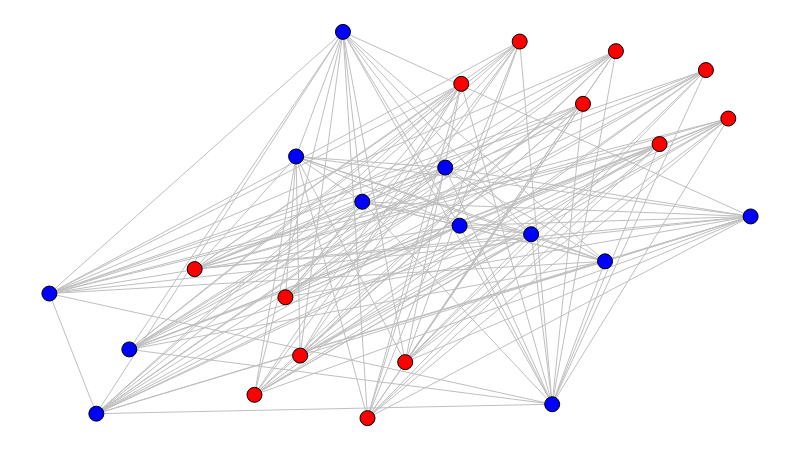

This figure's notebook cell:
### Code cell
inver_show(g)

### Figure 1 — Plotly figure (JSON) as saved in the notebook; plotly's stock layout.template omitted (floating-point values rounded to 4 significant figures; data arrays with more than 128 entries replaced by an {"elided": "..."} marker saying what was removed)
{"data": [{"hoverinfo": "none", "line": {"color": "rgb(191, 191, 191)", "width": 1}, "mode": "lines", "x": {"elided": "441 float values"}, "y": {"elided": "441 float values"}}, {"hoverinfo": "none", "marker": {"color": "rgb(0, 0, 255)", "line": {"color": "rgb(0, 0, 0)", "width": 1}, "size": 15}, "mode": "markers+text", "text": [], "textfont": {"color": "rgb(255, 255, 255)"}, "textposition": "middle center", "x": [0.4187, 0.687, 0.06701, 0.4461, 0.114, 0.5645, 1, 0.717, 0.7924, 0, 0.585, 0.3518], "y": [1, 0.4761, 0.01154, 0.56, 0.1779, 0.6486, 0.5221, 0.03597, 0.4059, 0.3225, 0.4982, 0.6774]}, {"hoverinfo": "none", "marker": {"color": "rgb(255, 0, 0)", "line": {"color": "rgb(0, 0, 0)", "width": 1}, "size": 15}, "mode": "markers+text", "text": [], "textfont": {"color": "rgb(255, 255, 255)"}, "textposition": "middle center", "x": [0.7609, 0.3366, 0.5873, 0.9682, 0.3576, 0.5074, 0.6707, 0.4537, 0.2925, 0.9363, 0.2072, 0.8702, 0.8079], "y": [0.8136, 0.3128, 0.8654, 0.7756, 0.1619, 0.145, 0.9749, 0, 0.0603, 0.9011, 0.3858, 0.7095, 0.9501]}], "layout": {"height": 450, "margin": {"b": 0, "l": 0, "r": 0, "t": 0}, "showlegend": false, "width": 800, "xaxis": {"showgrid": false, "showticklabels": false, "zeroline": false}, "yaxis": {"showgrid": false, "showticklabels": false, "zeroline": false}}}
